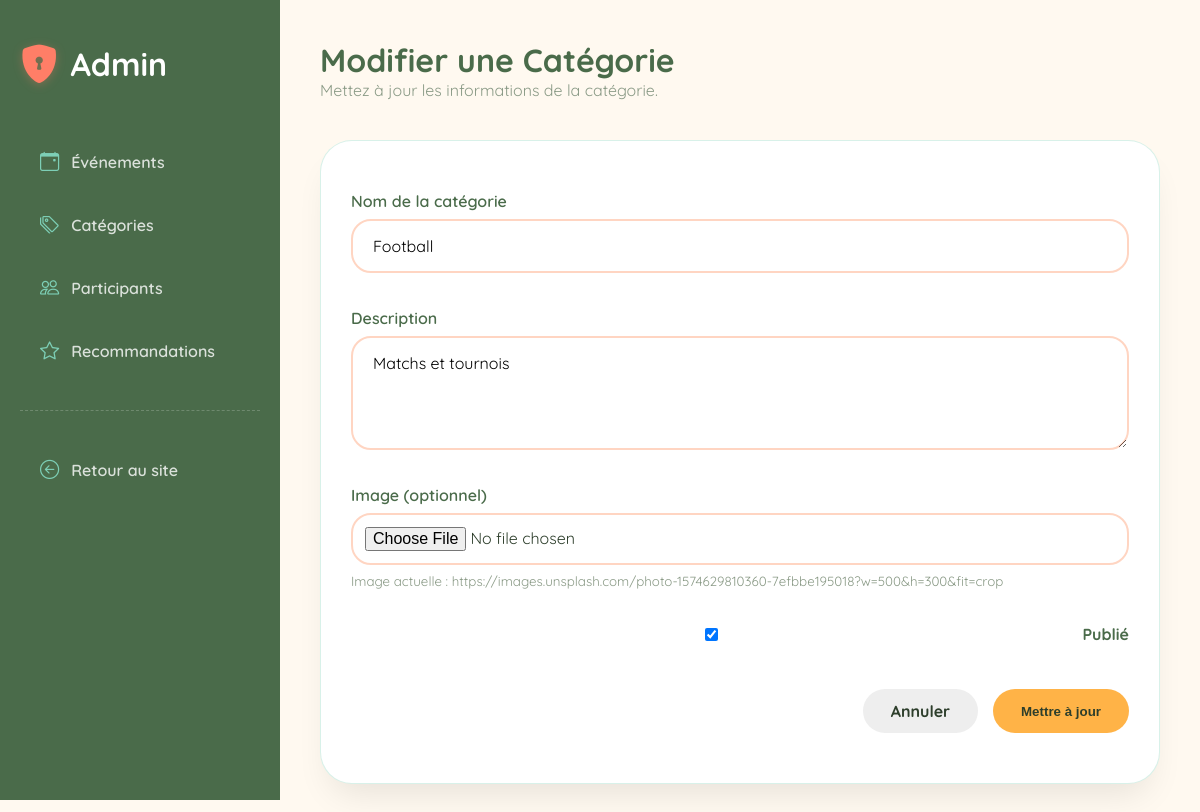
The page /evnemnet/admin.php?action=edit_category&id=1 on the database its author committed.
### tables this page shows
CREATE TABLE `categories` (
  `id` int(11) NOT NULL,
  `nom` varchar(100) NOT NULL,
  `description` text DEFAULT NULL,
  `image_url` varchar(255) DEFAULT NULL
);

### evnemnet/Controller/BackController.php (called while the page is built, shortened)
<?php
require_once __DIR__ . '/BaseController.php';
class BackController extends BaseController
{
    public function editCategory(int $id)
    {
        $category = $this->categoryGetById($id);
        require_once __DIR__ . '/../View/Back/category_form.php';
    }
}

### evnemnet/Controller/BaseController.php (called while the page is built, shortened)
<?php
abstract class BaseController
{
    protected function categoryGetById(int $id): ?array
    {
        try {
            $pdo = get_pdo();
            $stmt = $pdo->prepare('SELECT * FROM categories WHERE id = ?');
            $stmt->execute([$id]);
            $row = $stmt->fetch();
            return $row ?: null;
        } catch (PDOException $e) {
            log_message('ERROR', 'BaseController::categoryGetById(' . $id . ') - ' . $e->getMessage());
            return null;
        }
    }
}

### evnemnet/View/Back/category_form.php (the view)
<?php require_once __DIR__ . '/../layout/header_admin.php'; ?>
<?php $isEdit = isset($category); ?>
<div style="margin-bottom: 40px;">
    <h1 style="color: var(--deep); font-weight: 700;"><?= $isEdit ? 'Modifier' : 'Ajouter' ?> une Catégorie</h1>
    <p style="color: #8A9A86;"><?= $isEdit ? 'Mettez à jour les informations de la catégorie.' : 'Créez une nouvelle catégorie pour organiser vos événements.' ?></p>
</div>
<div class="section-card">
    <form action="admin.php?action=<?= $isEdit ? 'edit_category&id='.$category['id'] : 'add_category' ?>" method="POST" class="ingredient-group" enctype="multipart/form-data">
        <div style="display: flex; flex-direction: column; gap: 8px; width: 100%;">
            <label style="font-weight: 600; color: var(--deep);">Nom de la catégorie</label>
            <input type="text" name="nom" placeholder="Ex: Conférence, Atelier, Sport..." value="<?= $isEdit ? htmlspecialchars($category['nom']) : '' ?>" required>
        </div>
        <div style="display: flex; flex-direction: column; gap: 8px; width: 100%; margin-top: 20px;">
            <label style="font-weight: 600; color: var(--deep);">Description</label>
            <textarea name="description" rows="4" placeholder="Description optionnelle..."><?= $isEdit ? htmlspecialchars($category['description'] ?? '') : '' ?></textarea>
        </div>
        <div style="display: flex; flex-direction: column; gap: 8px; width: 100%; margin-top: 20px;">
            <label style="font-weight: 600; color: var(--deep);">Image (optionnel)</label>
            <input type="file" name="image_file" accept="image/*" style="padding: 12px; border-radius: 20px; border: 2px solid #FFD5C2; background: white;">
            <?php if ($isEdit && !empty($category['image_url'])): ?>
                <small style="color: #8A9A86;">Image actuelle : <?= htmlspecialchars($category['image_url']) ?></small>
            <?php endif; ?>
        </div>
        <div style="display: flex; align-items: center; gap: 10px; width: 100%; margin-top: 20px;">
            <?php $pub = $isEdit ? (int)($category['is_published'] ?? 1) : 1; ?>
            <input type="checkbox" id="is_published" name="is_published" value="1" <?= $pub === 1 ? 'checked' : '' ?>>
            <label for="is_published" style="font-weight: 700; color: var(--deep);">Publié</label>
        </div>
        <div style="display: flex; justify-content: flex-end; gap: 15px; width: 100%; margin-top: 30px;">
            <a href="admin.php?action=categories" class="edit-btn" style="background: #eee;">Annuler</a>
            <button type="submit" class="btn-primary"><?= $isEdit ? 'Mettre à jour' : 'Enregistrer la catégorie' ?></button>
        </div>
    </form>
</div>
<?php require_once __DIR__ . '/../layout/footer_admin.php'; ?>

### evnemnet/assets/css/style.css (style rules this page uses)
* { margin: 0; padding: 0; box-sizing: border-box; }
body { font-family: 'Quicksand', sans-serif; background: #FFF9F0; color: #2D3E2B; scroll-behavior: smooth; }
:root { --coral: #FF7E67; --mint: #7DCFB6; --lavender: #C8A2F0; --sunset: #FFB347; --sage: #A3C4A2; --deep: #4A6B4A; --bg-warm: #FFF5E6; --card-white: #FFFFFF; --shadow: 0 20px 35px -12px rgba(0,0,0,0.1); --border-radius: 32px; }
.section-card { background: var(--card-white); border-radius: var(--border-radius); padding: 30px; margin: 40px 0; box-shadow: var(--shadow); transition: all 0.3s ease; border: 1px solid rgba(125,207,182,0.3); }
.edit-btn { background: var(--mint); border: none; padding: 12px 28px; border-radius: 60px; font-weight: 700; color: #2D3E2B; cursor: pointer; transition: 0.2s; text-decoration: none; display: inline-block; }
.ingredient-group { display: flex; gap: 15px; flex-wrap: wrap; margin: 20px 0; }
.ingredient-group input, .ingredient-group textarea { flex: 3; padding: 15px 20px; border-radius: 20px; border: 2px solid #FFD5C2; font-family: 'Quicksand', sans-serif; font-size: 1rem; background: white; }
.btn-primary { background: var(--sunset); border: none; padding: 12px 28px; border-radius: 60px; font-weight: 700; color: #2D3E2B; cursor: pointer; transition: 0.2s; text-decoration: none; }

### rows shown on the page
categories: nom "Football", description "Matchs et tournois", image_url "https://images.unsplash.com/photo-1574629810360-7efbbe195018?w=500&h=300&fit=crop"
